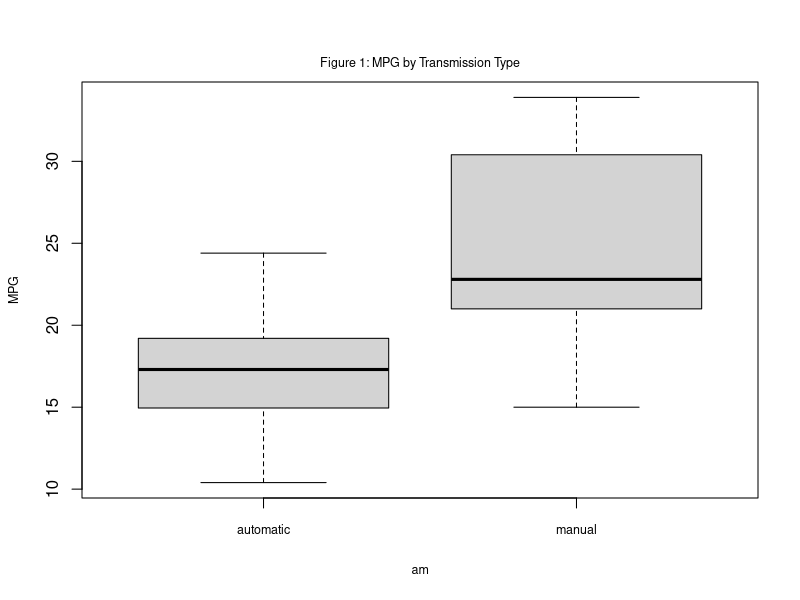
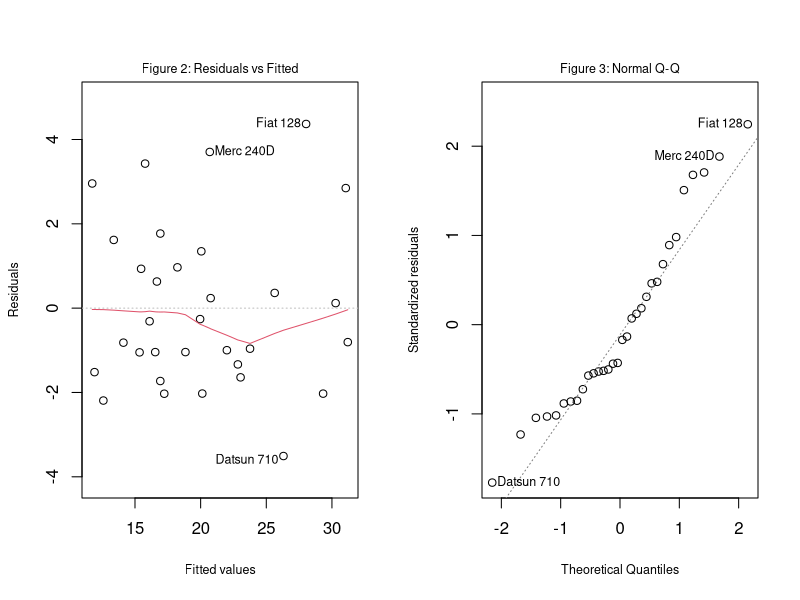

Write the R code that produced these figures, in order.
## ---- chunk 1
knitr::opts_chunk$set(echo = TRUE)
options(digits = 4, scipen = 999)
## ---- chunk 2
library(xtable)
model <- lm(mpg ~ am + wt + qsec, mtcars)
print(xtable(model, digits = 4, caption = "Model Coefficients"), comment = F)
## ---- chunk 3
model <- lm(mpg ~ am * wt + qsec, mtcars)
print(xtable(model, digits = 4, caption = "Model Coefficients"), comment = F)
## ---- chunk 4
hatvalue_summary <- t(as.matrix(summary(hatvalues(model))))
print(xtable(hatvalue_summary, caption = "Distribution of Hat Values"), 
      comment = F, include.rownames = F)
## ---- chunk 5
data(mtcars)
boxplot(mpg ~ am, mtcars, xaxt = "n", ylab = "MPG", cex = 0.75, cex.lab = 0.75)
axis(side = 1, at = c(1, 2), labels = c("automatic", "manual"), cex.axis = 0.75)
title(main = "Figure 1: MPG by Transmission Type", 
      line = 0.75, cex.main = 0.75, font.main = 1)
## ---- chunk 6
par(mfrow=c(1, 2))
plot(model, which=c(1,2), caption = c("Figure 2: Residuals vs Fitted", 
                                      "Figure 3: Normal Q-Q"), 
     font.main = 1, cex.lab = 0.75, cex.caption = 0.75)
